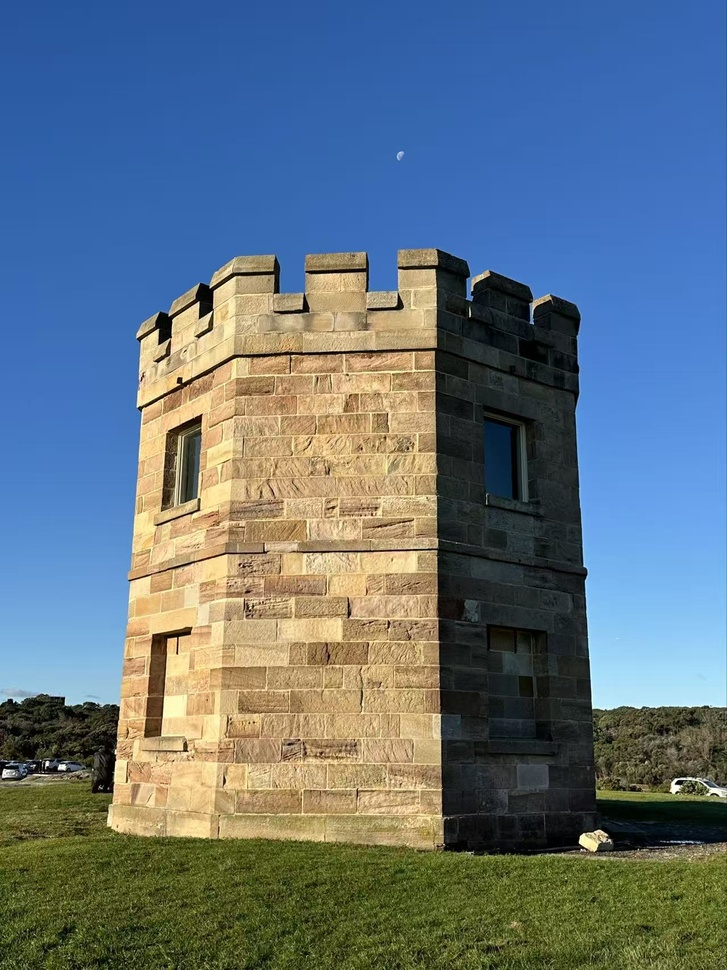
#> input picture image1.jpg, 727 x 970 px, shrunk from 1279 x 1706 before the run
$ jupyter execute ImageStitching.ipynb
#> lines starting #> are read from the running program, lines starting #| are printed output that depends on the picture
# Feature Matching and Image Stitching

[cell 1]
# written by HAOLONG ZHENG z5513520
import cv2
import numpy as np
import matplotlib.pyplot as plt

[cell 2]
# get imgs
img1 = cv2.imread('image1.jpg')
#> img1 is the input picture: shape (970, 727, 3); mean B, G, R 126.8, 114.7, 97.6
img2 = cv2.imread('image2.jpg')
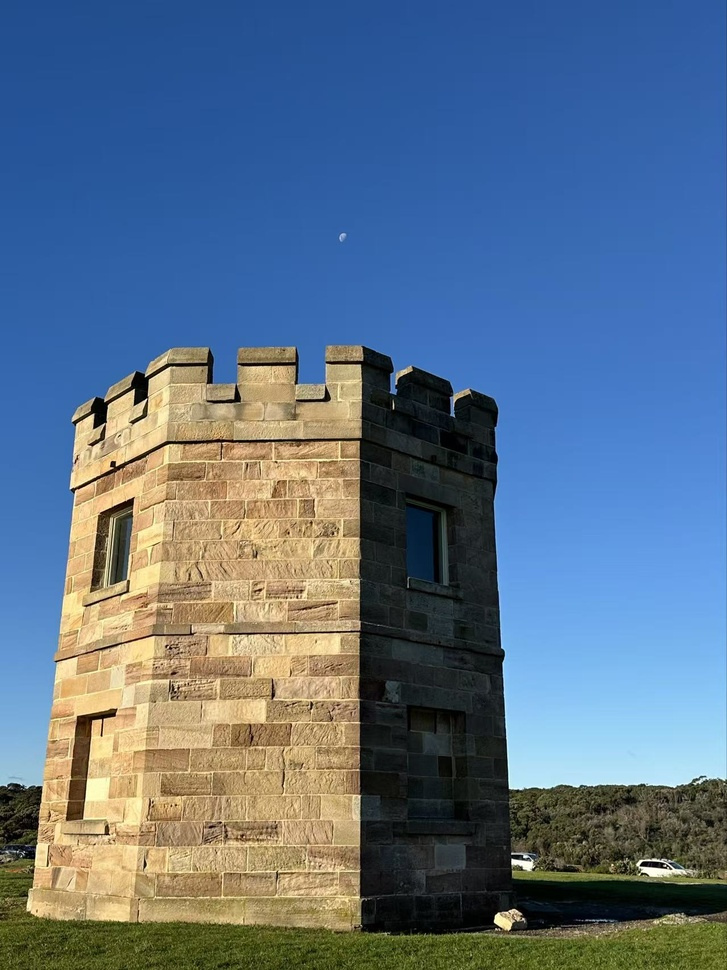
#> input picture image2.jpg, 727 x 970 px, shrunk from 1279 x 1706 before the run
#> img2 is the input picture: shape (970, 727, 3); mean B, G, R 135.2, 112.6, 91.3

gray1 = cv2.cvtColor(img1, cv2.COLOR_BGR2GRAY)
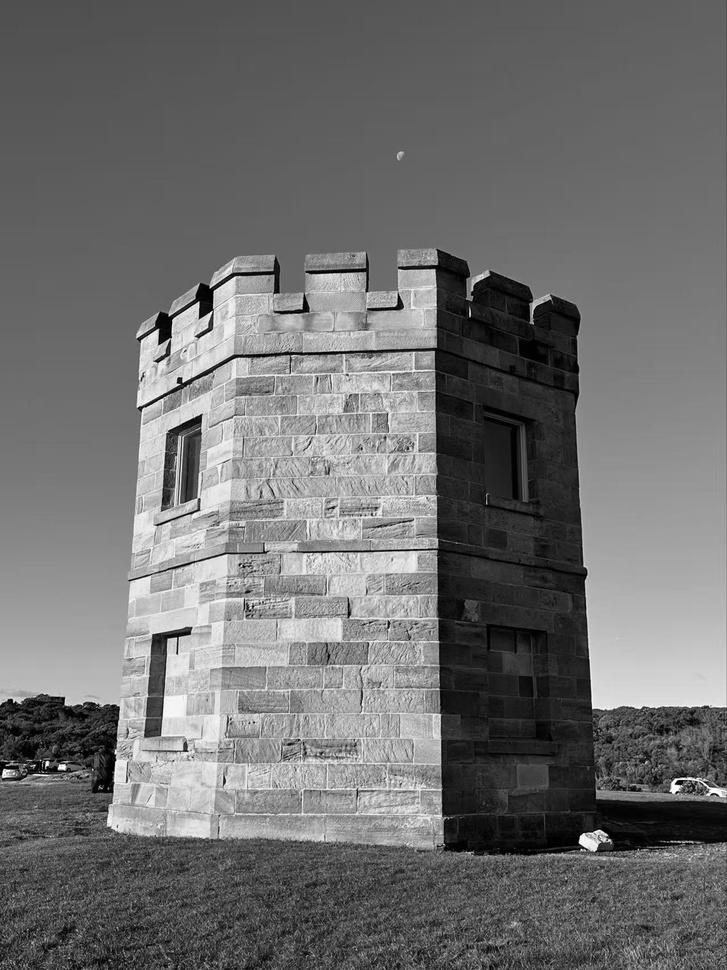
#> gray1: shape (970, 727); min 0, max 255, mean 111
gray2 = cv2.cvtColor(img2, cv2.COLOR_BGR2GRAY)
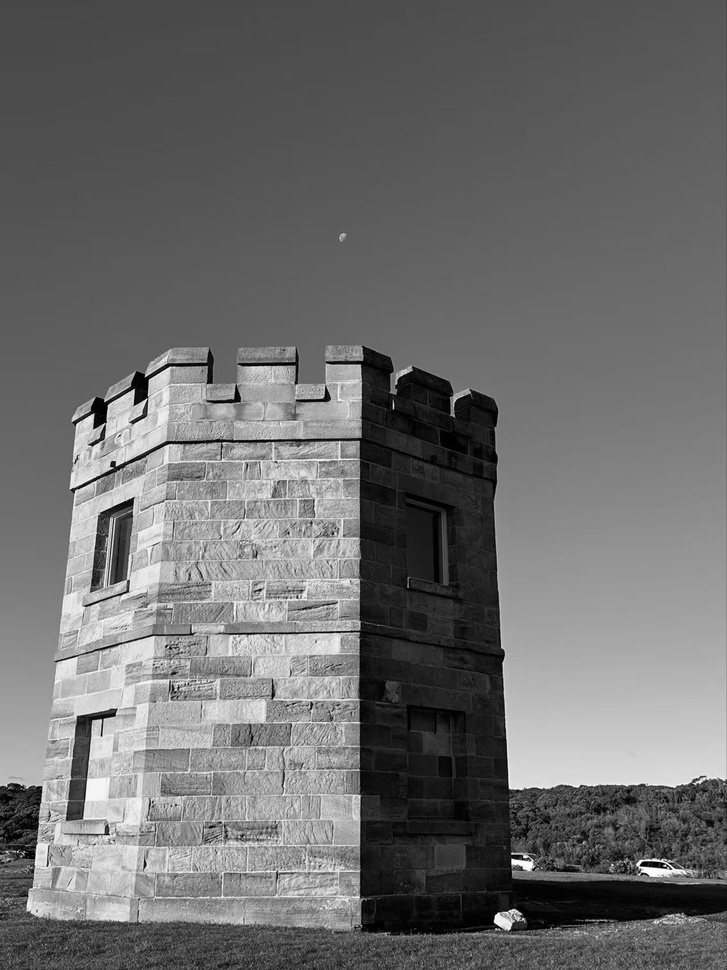
#> gray2: shape (970, 727); min 0, max 255, mean 108.8

# default parameters
sift = cv2.SIFT_create()

kp1 = sift.detect(gray1, None)
#> kp1 = 3173 keypoints; strongest (x, y, size): (62, 767, 4.5), (47, 764, 2.9), (678, 783, 3.2), (676, 780, 2.4)
kp2 = sift.detect(gray2, None)
#> kp2 = 2478 keypoints; strongest (x, y, size): (514, 862, 4.4), (503, 920, 12.1), (525, 856, 2.3), (655, 865, 4.5)

img1_kp = cv2.cvtColor(img1, cv2.COLOR_BGR2RGB)
img2_kp = cv2.cvtColor(img2, cv2.COLOR_BGR2RGB)

img1_kp = cv2.drawKeypoints(img1_kp, kp1, None)
img2_kp = cv2.drawKeypoints(img2_kp, kp2, None)
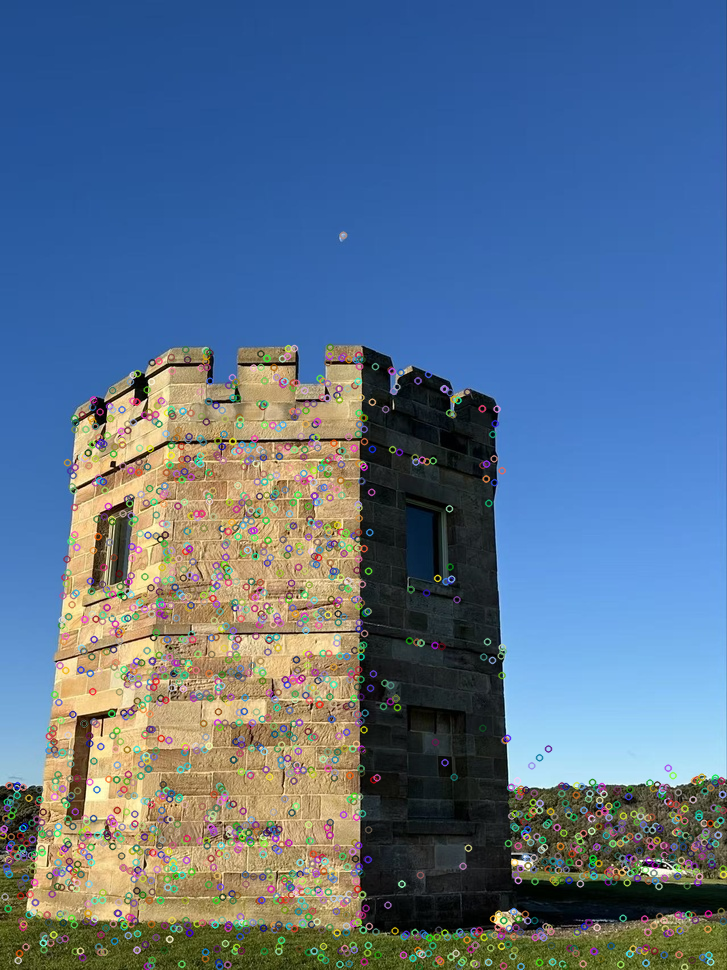
#> img2_kp: shape (970, 727, 3); mean R, G, B 90.2, 112.7, 137.6

[cell 3]
sift = cv2.SIFT_create(nfeatures=60)

kp1, des1 = sift.detectAndCompute(gray1, None)
#> kp1 = 60 keypoints; strongest (x, y, size): (62, 767, 4.5), (47, 764, 2.9), (678, 783, 3.2), (676, 780, 2.4)
kp2, des2 = sift.detectAndCompute(gray2, None)
#> kp2 = 60 keypoints; strongest (x, y, size): (514, 862, 4.4), (503, 920, 12.1), (525, 856, 2.3), (655, 865, 4.5)

# brute-force descriptor matcher
bf = cv2.BFMatcher()

# kNN-based matching method
matches = bf.knnMatch(des1, des2, k=2)
#> matches = 60 matches

good_matches = []
for m, n in matches:
    if m.distance < 0.75 * n.distance:
        good_matches.append(m)
#> this loop made 60 passes
#> after the loop, good_matches = 33 matches

result = cv2.drawMatches(img1, kp1, img2, kp2, good_matches, None, matchColor=(0, 0, 255), flags=cv2.DrawMatchesFlags_NOT_DRAW_SINGLE_POINTS)
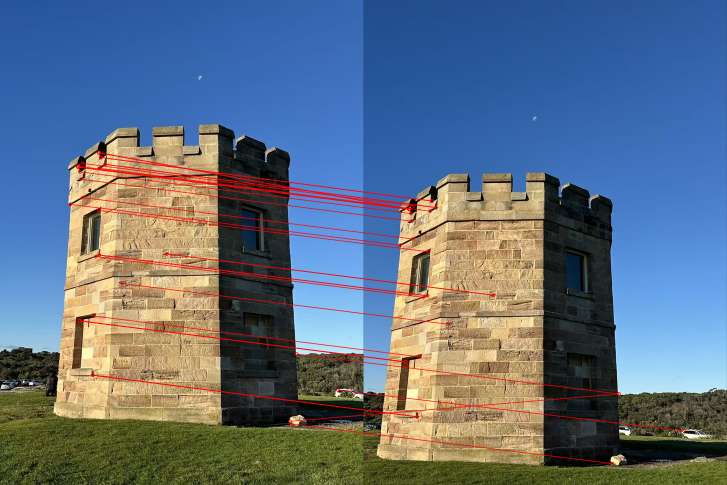
#> result: shape (970, 1454, 3) (shown at 1/2 size); mean B, G, R 129.1, 111.6, 96.7

[cell 4]
# displays imgs
plt.figure(figsize=(12, 6))
plt.imshow(cv2.cvtColor(result, cv2.COLOR_BGR2RGB))
plt.title("The keypoint correspondences between the pictures")
plt.axis("off")
plt.show()

[cell 5]
if len(good_matches) > 4:
    # RANSAC algorithm
    src_pts = np.float32([kp1[m.queryIdx].pt for m in good_matches]).reshape(-1, 1, 2)
#> src_pts = 33 rows, first 8: [161.6, 358.1], [159.2, 343.2], [159.2, 641.3], [159.2, 641.3], [159.2, 641.3], [333.1, 507.5], [333.1, 507.5], [156.5, 332]
    dst_pts = np.float32([kp2[m.trainIdx].pt for m in good_matches]).reshape(-1, 1, 2)
#> dst_pts = 33 rows, first 8: [95.94, 441.9], [94.69, 426.6], [83.82, 723.3], [83.82, 723.3], [83.82, 723.3], [259.8, 589.9], [259.8, 589.9], [90.94, 418.1]
    H, mask = cv2.findHomography(src_pts, dst_pts, cv2.RANSAC, 5.0)
#> H = [[0.976, -0.0399, -49.17], [0.0439, 0.918, 98.86], [6.24e-05, -7.62e-05, 1]]; mask = 33 values, max 1 at index 0, min 0 at index 19, mean 0.879

    h1, w1 = img1.shape[:2]
#> h1 = 970; w1 = 727
    h2, w2 = img2.shape[:2]
#> h2 = 970; w2 = 727

    corners = np.float32([[0,0], [0,h1], [w1,h1], [w1,0]]).reshape(-1,1,2)
#> corners = [[0, 0], [0, 970], [727, 970], [727, 0]]
    transformed = cv2.perspectiveTransform(corners, H)
#> transformed = [[-49.17, 98.86], [-94.88, 1068.3], [639.7, 1051.3], [631.5, 125.1]]
    x_min = np.int32(min(0, transformed[:,0,0].min()))
#> x_min = -94
    y_min = np.int32(min(0, transformed[:,0,1].min()))
#> y_min = 0
    x_max = np.int32(max(w2, transformed[:,0,0].max()))
#> x_max = 727
    y_max = np.int32(max(h2, transformed[:,0,1].max()))
#> y_max = 1068

    result = cv2.warpPerspective(img1, np.array([[1,0,-x_min],[0,1,-y_min],[0,0,1]]).dot(H), (x_max-x_min, y_max-y_min))
#> result: shape (1068, 821, 3)
    result[-y_min:-y_min+h2, -x_min:-x_min+w2] = img2
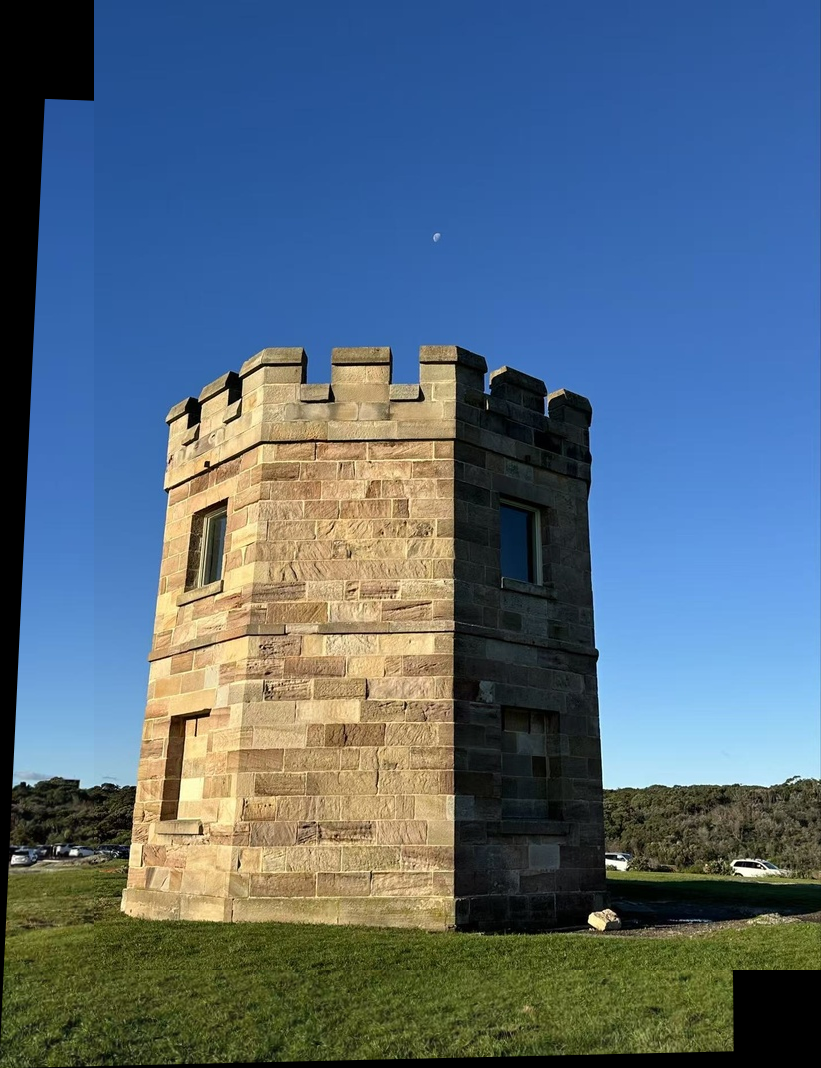
#> result: shape (1068, 821, 3); mean B, G, R 121.9, 104.8, 84.6

    # displays imgs
    plt.figure(figsize=(12, 6))
    plt.imshow(cv2.cvtColor(result, cv2.COLOR_BGR2RGB))
    plt.title("The final stitched picture")
    plt.axis('off')
    plt.show()
else:
    print("Not enough good matches found to compute homography")
